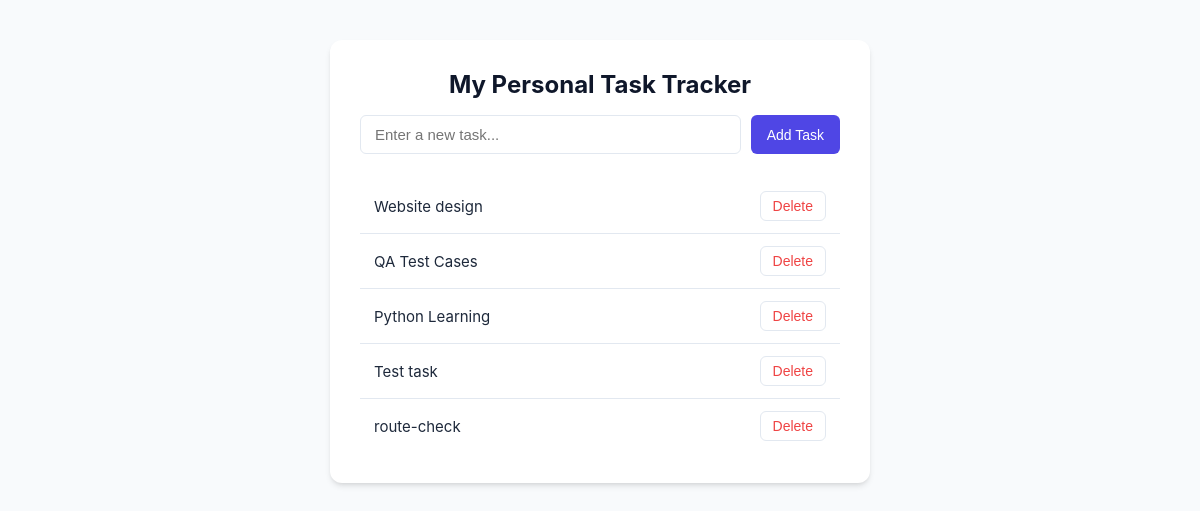
Before: / with the older database file.
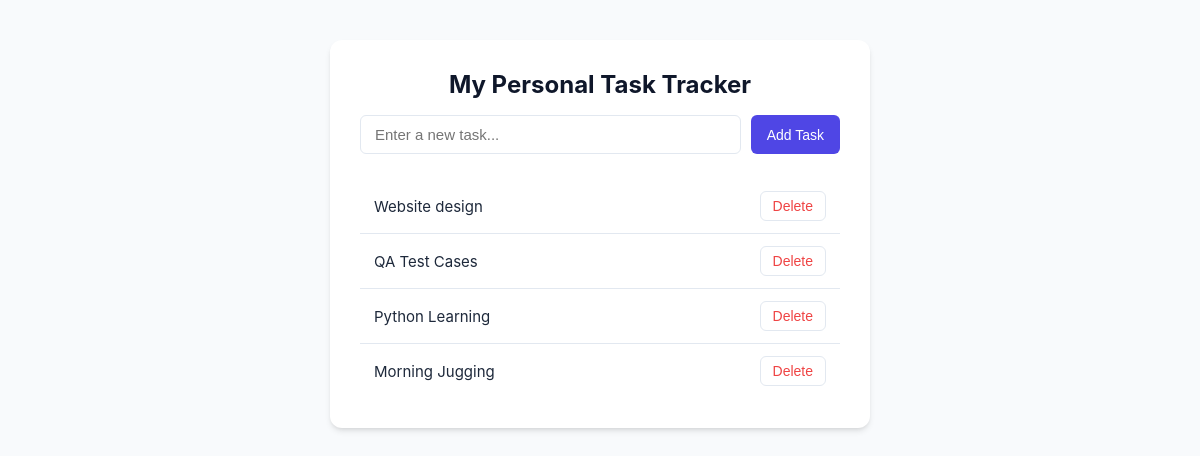
After: the same page with the newer database file.
### tables this page shows
CREATE TABLE tasks (
            id INTEGER PRIMARY KEY AUTOINCREMENT,
            title TEXT NOT NULL
        );

### app.py (the view)
@app.route("/")
def home():
    conn = sqlite3.connect("tasks.db")
    cursor = conn.cursor()
    cursor.execute("SELECT * FROM tasks")
    database_tasks = cursor.fetchall()  # This returns a list of tuples like [(1, 'Buy milk'), (2, 'Code')]
    conn.close()
    return render_template("index.html", tasks=database_tasks)

### templates/index.html (shortened to what this page needs)
<!DOCTYPE html>
<html lang="en">
<head>
</head>
<body>
    <div class="container">
        <h1>My Personal Task Tracker</h1>
        <form action="/add" method="POST" class="task-form">
            <input type="text" name="task" placeholder="Enter a new task..." required>
            <button type="submit" class="btn-add">Add Task</button>
        </form>
        <ul>
            {% for task_id, title in tasks %}
                <li>
                    <span>{{ title }}</span>
                    <form action="/delete/{{ task_id }}" method="POST" style="display:inline;">
                        <button type="submit" class="btn-delete">Delete</button>
                    </form>
                </li>
            {% else %}
                <li class="empty-state">No tasks added yet!</li>
            {% endfor %}
        </ul>
    </div>
</body>
</html>

### templates/index.html (style rules this page uses)
:root { --primary: #4f46e5; --primary-hover: #4338ca; --danger: #ef4444; --danger-hover: #dc2626; --bg: #f8fafc; --card-bg: #ffffff; --text: #1e293b; --border: #e2e8f0; }
body { font-family: -apple-system, BlinkMacSystemFont, "Segoe UI", Roboto, sans-serif; background-color: var(--bg); color: var(--text); margin: 0; padding: 40px 20px; display: flex; justify-content: center; }
.container { background-color: var(--card-bg); padding: 30px; border-radius: 12px; box-shadow: 0 4px 6px -1px rgb(0 0 0 / 0.1), 0 2px 4px -2px rgb(0 0 0 / 0.1); width: 100%; max-width: 480px; }
h1 { margin-top: 0; font-size: 24px; font-weight: 700; text-align: center; color: #0f172a; }
.task-form { display: flex; gap: 10px; margin-bottom: 25px; }
input[type="text"] { flex: 1; padding: 10px 14px; border: 1px solid var(--border); border-radius: 6px; font-size: 15px; outline: none; transition: border-color 0.2s; }
button { cursor: pointer; font-weight: 500; font-size: 14px; padding: 10px 16px; border: none; border-radius: 6px; transition: background-color 0.2s; }
.btn-add { background-color: var(--primary); color: white; }
.btn-delete { background-color: transparent; color: var(--danger); border: 1px solid var(--border); padding: 6px 12px; }
ul { list-style: none; padding: 0; margin: 0; }
li { display: flex; justify-content: space-between; align-items: center; padding: 12px 14px; border-bottom: 1px solid var(--border); font-size: 15px; }
li:last-child { border-bottom: none; }

Changed rows visible on the page:
removed tasks: title "Test task"
removed tasks: title "route-check"
added tasks: title "Morning Jugging"
